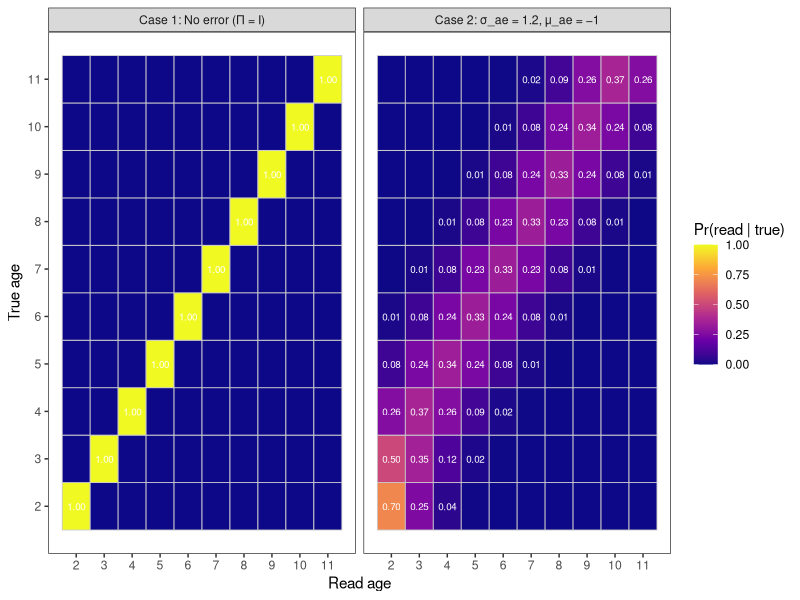
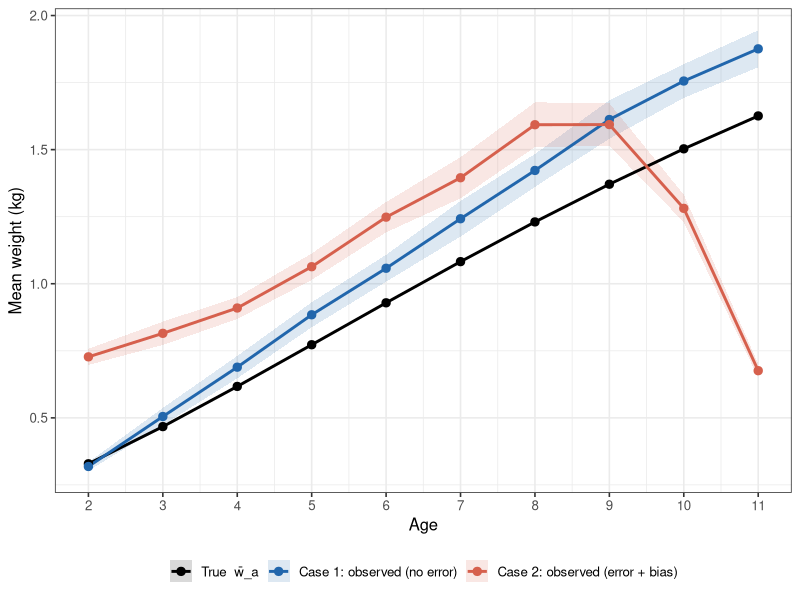
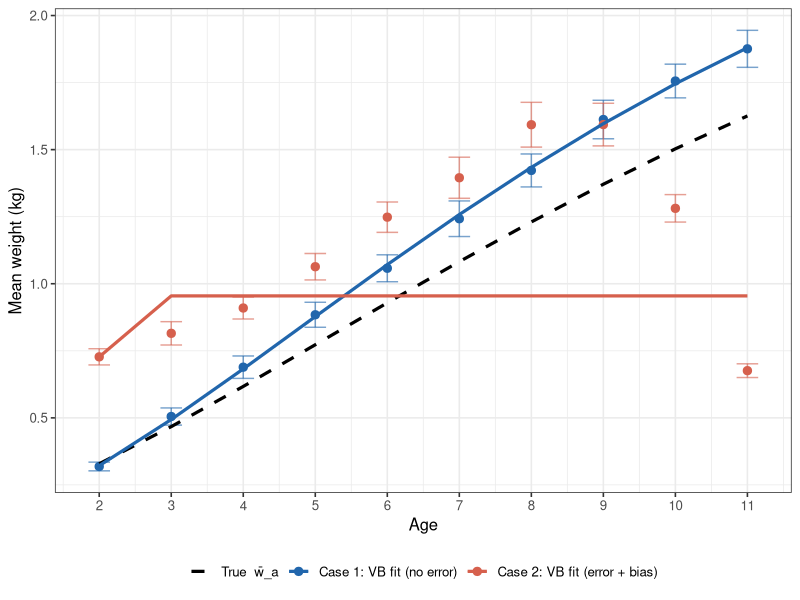
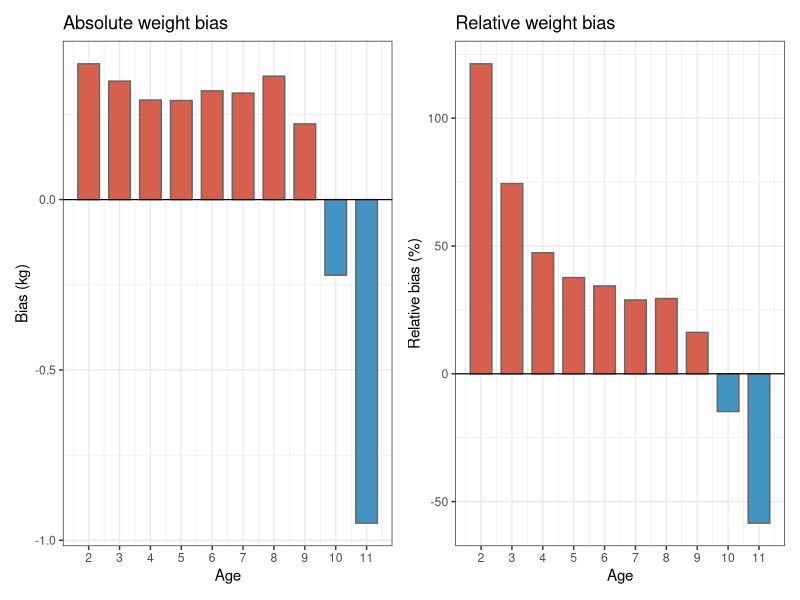
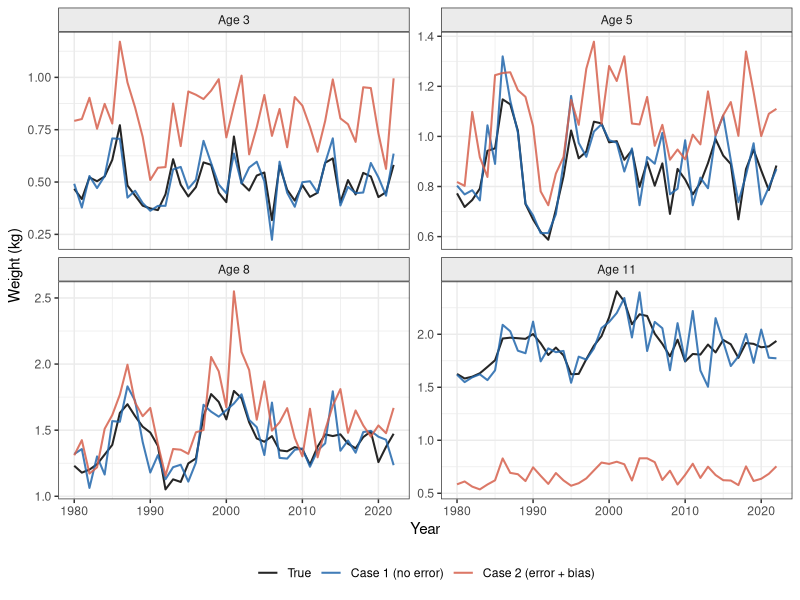

Source code (R) for these figures, in order:
## ---- chunk 1
knitr::opts_chunk$set(collapse = TRUE, comment = "#>")
## ---- chunk 2
#| message: false
#| warning: false
library(ggplot2)
library(patchwork)   # for combining panels; install if needed

# ── Growth parameters (from wt.tpl initialization) ───────────────────────────
L1      <- 27.0          # mean length at youngest age (cm)
L2      <- 46.0          # mean length at oldest age (cm)
K       <- exp(-0.13)    # Brody growth coefficient
alpha   <- exp(-11.0)    # length-weight scalar (gives weights in kg)

# ── Age and year ranges ───────────────────────────────────────────────────────
age_st  <- 2L
age_end <- 11L
ages    <- seq(age_st, age_end)
nages   <- length(ages)

styr    <- 1980L
endyr   <- 2022L
years   <- seq(styr, endyr)
nyrs    <- length(years)

# ── Random-effects standard deviations ───────────────────────────────────────
sigma_coh <- exp(-1.8)   # cohort SD
sigma_yr  <- exp(-0.82)  # year SD

# ── Observation noise (CV ~ 10%) ─────────────────────────────────────────────
obs_cv <- 0.10

# ── Age-reading error parameters (Case 2) ────────────────────────────────────
sigma_ae <- 1.2    # imprecision: ~1.2-year SD in read ages
mu_ae    <- -1.0   # bias: ages systematically underestimated by ~1 year

set.seed(2024)
## ---- chunk 3
# Discrete von Bertalanffy mean length then mean weight
L_bar <- L1 + (L2 - L1) * (1 - K^(ages - age_st)) / (1 - K^(nages - 1))
w_bar <- alpha * L_bar^3          # mean weight at age (kg)
wt_inc <- diff(w_bar)             # Δ_a = w_bar[a+1] - w_bar[a]

names(w_bar)  <- ages
names(wt_inc) <- ages[-nages]
## ---- chunk 4
# Draw random effects (unit normal, same convention as wt.tpl)
coh_eff <- rnorm(nyrs)
yr_eff  <- rnorm(nyrs)

# wt_true[year index, age index]
wt_true <- matrix(NA_real_, nrow = nyrs, ncol = nages,
                  dimnames = list(years, ages))

# First year: mean weights (no random effects to propagate)
wt_true[1, ] <- w_bar

# Subsequent years: cohort effect enters at youngest age;
# year effect scales the growth increment (exact wt.tpl logic)
for (i in seq(2, nyrs)) {
  wt_true[i, 1] <- w_bar[1] *
    exp(0.5 * sigma_coh^2 + sigma_coh * coh_eff[i])
  wt_true[i, -1] <- wt_true[i - 1, -nages] +
    wt_inc * exp(0.5 * sigma_yr^2 + sigma_yr * yr_eff[i])
}
## ---- chunk 5
#' Construct a row-stochastic AREM
#' @param ages  integer vector of modeled ages
#' @param sigma SD of the discrete-normal misclassification kernel
#' @param mu    bias (shift) in read age relative to true age
make_Pi <- function(ages, sigma = 0, mu = 0) {
  A  <- length(ages)
  Pi <- matrix(0, A, A, dimnames = list(true = ages, read = ages))
  for (r in seq_len(A)) {           # row = true age
    a_star <- ages[r]
    log_p  <- -(ages - a_star - mu)^2 / (2 * sigma^2)
    Pi[r, ] <- exp(log_p) / sum(exp(log_p))
  }
  Pi
}

Pi_identity <- diag(nages)                           # Case 1: no error
dimnames(Pi_identity) <- list(ages, ages)
Pi_error    <- make_Pi(ages, sigma = sigma_ae, mu = mu_ae)  # Case 2
## ---- chunk 6
# For each year, apply Pi^T to the true weight vector:
#   w_tilde[a] = sum_{a*} Pi[a*, a] * w_true[a*]  =  (Pi^T %*% w_true)[a]
contaminate <- function(wt_mat, Pi) {
  # wt_mat: [nyrs x nages]; returns same dimension
  t(apply(wt_mat, 1, function(w) as.vector(crossprod(Pi, w))))
}

# Add independent Gaussian observation noise (proportional to true weight)
add_noise <- function(wt_mat, cv) {
  sd_mat <- wt_mat * cv
  wt_mat + matrix(rnorm(length(wt_mat), 0, sd_mat),
                  nrow = nrow(wt_mat))
}

wt_obs_c1 <- add_noise(contaminate(wt_true, Pi_identity), obs_cv)  # Case 1
wt_obs_c2 <- add_noise(contaminate(wt_true, Pi_error),    obs_cv)  # Case 2
## ---- chunk 7
# Objective: fit alpha, L1, L2, K to observed mean-weight-at-age profile
# (ignoring year/cohort effects — this is the "plug-in mean" fit)
vb_weights <- function(pars, ages, age_st, nages) {
  L1_    <- exp(pars[1])
  L2_    <- exp(pars[2])
  K_     <- plogis(pars[3])          # keep K in (0,1)
  alpha_ <- exp(pars[4])
  L_a    <- L1_ + (L2_ - L1_) * (1 - K_^(ages - age_st)) / (1 - K_^(nages - 1))
  alpha_ * L_a^3
}

nll_vb <- function(pars, obs_mean, obs_sd, ages, age_st, nages) {
  pred <- vb_weights(pars, ages, age_st, nages)
  sum(((obs_mean - pred) / obs_sd)^2) / 2
}

# Year-averaged observed weights and their SDs (across years)
mn_c1  <- colMeans(wt_obs_c1, na.rm = TRUE)
mn_c2  <- colMeans(wt_obs_c2, na.rm = TRUE)
sd_c1  <- apply(wt_obs_c1, 2, sd) / sqrt(nyrs)
sd_c2  <- apply(wt_obs_c2, 2, sd) / sqrt(nyrs)

# Starting values on transformed scale
p0 <- c(log(L1), log(L2), qlogis(K), log(alpha))

fit_c1 <- optim(p0, nll_vb, obs_mean = mn_c1, obs_sd = sd_c1,
                ages = ages, age_st = age_st, nages = nages,
                method = "BFGS")
fit_c2 <- optim(p0, nll_vb, obs_mean = mn_c2, obs_sd = sd_c2,
                ages = ages, age_st = age_st, nages = nages,
                method = "BFGS")

pred_true <- w_bar
pred_c1   <- vb_weights(fit_c1$par, ages, age_st, nages)
pred_c2   <- vb_weights(fit_c2$par, ages, age_st, nages)
## ---- chunk 8
#| fig-width: 9
#| fig-height: 4
#| fig-cap: "Age-reading error matrices for the two simulation scenarios. Left: identity matrix (Case 1 — no error). Right: discrete-normal AREM with σ_ae = 1.2 yr and μ_ae = −1 yr (Case 2 — error + bias). Each cell shows the probability that a fish of true age (row) is assigned to read age (column). The off-diagonal mass and leftward shift of the mode are clearly visible."

Pi_to_df <- function(Pi, label) {
  df <- as.data.frame(as.table(Pi))
  colnames(df) <- c("true_age", "read_age", "prob")
  df$true_age <- as.integer(as.character(df$true_age))
  df$read_age <- as.integer(as.character(df$read_age))
  df$scenario <- label
  df
}

df_Pi <- rbind(Pi_to_df(Pi_identity, "Case 1: No error (Π = I)"),
               Pi_to_df(Pi_error,    "Case 2: σ_ae = 1.2, μ_ae = −1"))

ggplot(df_Pi, aes(x = read_age, y = true_age, fill = prob)) +
  geom_tile(colour = "grey80", linewidth = 0.3) +
  geom_text(aes(label = ifelse(prob > 0.005,
                               sprintf("%.2f", prob), "")),
            size = 2.5, colour = "white") +
  scale_fill_viridis_c(option = "plasma", name = "Pr(read | true)",
                       limits = c(0, 1)) +
  scale_x_continuous(breaks = ages) +
  scale_y_continuous(breaks = ages) +
  facet_wrap(~scenario) +
  labs(x = "Read age", y = "True age") +
  theme_bw(base_size = 11) +
  theme(panel.grid = element_blank(),
        legend.position = "right")
## ---- chunk 9
#| fig-width: 8
#| fig-height: 5
#| fig-cap: "Year-averaged weight-at-age. Black line: true mean weight w̄_a. Blue points/line: Case 1 observed means (Pi = I) — recover the truth within sampling noise. Red points/line: Case 2 contaminated means (σ_ae = 1.2, μ_ae = −1) — systematically elevated for younger ages and depressed for the oldest ages, reflecting mixing with heavier older fish and lighter younger fish respectively."

df_prof <- data.frame(
  age    = rep(ages, 3),
  weight = c(pred_true, mn_c1, mn_c2),
  se     = c(rep(0, nages), sd_c1, sd_c2),
  label  = rep(c("True  w̄_a",
                 "Case 1: observed (no error)",
                 "Case 2: observed (error + bias)"),
               each = nages)
)
df_prof$label <- factor(df_prof$label,
                         levels = c("True  w̄_a",
                                    "Case 1: observed (no error)",
                                    "Case 2: observed (error + bias)"))

cols <- c("True  w̄_a"                       = "black",
          "Case 1: observed (no error)"       = "#2166ac",
          "Case 2: observed (error + bias)"   = "#d6604d")

ggplot(df_prof, aes(x = age, y = weight, colour = label, group = label)) +
  geom_ribbon(aes(ymin = weight - 2 * se, ymax = weight + 2 * se,
                  fill = label), alpha = 0.15, colour = NA) +
  geom_line(linewidth = 1) +
  geom_point(size = 2.5) +
  scale_colour_manual(values = cols) +
  scale_fill_manual(values = cols) +
  scale_x_continuous(breaks = ages) +
  labs(x = "Age", y = "Mean weight (kg)",
       colour = NULL, fill = NULL) +
  theme_bw(base_size = 12) +
  theme(legend.position = "bottom")
## ---- chunk 10
#| fig-width: 8
#| fig-height: 5
#| fig-cap: "Naïve von Bertalanffy fits (lines) overlaid on the year-averaged observations (points ± 2 SE). The Case 1 fit closely tracks the true curve. The Case 2 fit is pulled toward the contaminated data, yielding incorrect growth parameter estimates — the curve is too steep at young ages and reaches asymptote too quickly."

df_fit <- data.frame(
  age    = rep(ages, 3),
  weight = c(pred_true, pred_c1, pred_c2),
  label  = rep(c("True  w̄_a",
                 "Case 1: VB fit (no error)",
                 "Case 2: VB fit (error + bias)"),
               each = nages)
)
df_fit$label <- factor(df_fit$label,
                        levels = c("True  w̄_a",
                                   "Case 1: VB fit (no error)",
                                   "Case 2: VB fit (error + bias)"))

df_pts <- data.frame(
  age    = rep(ages, 2),
  weight = c(mn_c1, mn_c2),
  se     = c(sd_c1, sd_c2),
  label  = rep(c("Case 1: VB fit (no error)",
                 "Case 2: VB fit (error + bias)"), each = nages)
)

cols2 <- c("True  w̄_a"                      = "black",
           "Case 1: VB fit (no error)"        = "#2166ac",
           "Case 2: VB fit (error + bias)"    = "#d6604d")

ggplot() +
  geom_errorbar(data = df_pts,
                aes(x = age, ymin = weight - 2 * se, ymax = weight + 2 * se,
                    colour = label), width = 0.3, alpha = 0.6) +
  geom_point(data = df_pts, aes(x = age, y = weight, colour = label),
             size = 2.5) +
  geom_line(data = df_fit,  aes(x = age, y = weight, colour = label,
                                linetype = label), linewidth = 1.1) +
  scale_colour_manual(values = cols2) +
  scale_linetype_manual(values = c("True  w̄_a" = "dashed",
                                   "Case 1: VB fit (no error)"     = "solid",
                                   "Case 2: VB fit (error + bias)" = "solid")) +
  scale_x_continuous(breaks = ages) +
  labs(x = "Age", y = "Mean weight (kg)",
       colour = NULL, linetype = NULL) +
  theme_bw(base_size = 12) +
  theme(legend.position = "bottom")
## ---- chunk 11
#| fig-width: 9
#| fig-height: 4
#| fig-cap: "Absolute bias (left) and relative bias as a percentage (right) introduced by age-reading error and systematic underestimation of age (μ_ae = −1 yr). Bias peaks at intermediate ages where growth increments Δ_a are largest. At the oldest age the mixture effect reverses sign because there are no older fish to draw from — the truncation of the AREM at age 11 pulls old-age weights slightly downward."

bias_abs <- mn_c2 - pred_true
bias_rel <- 100 * bias_abs / pred_true

df_bias <- data.frame(
  age      = ages,
  abs_bias = bias_abs,
  rel_bias = bias_rel
)

p_abs <- ggplot(df_bias, aes(x = age, y = abs_bias,
                              fill = ifelse(abs_bias > 0, "pos", "neg"))) +
  geom_col(width = 0.7, colour = "grey40") +
  geom_hline(yintercept = 0, linewidth = 0.4) +
  scale_fill_manual(values = c(pos = "#d6604d", neg = "#4393c3"),
                    guide = "none") +
  scale_x_continuous(breaks = ages) +
  labs(x = "Age", y = "Bias (kg)",
       title = "Absolute weight bias") +
  theme_bw(base_size = 11)

p_rel <- ggplot(df_bias, aes(x = age, y = rel_bias,
                              fill = ifelse(rel_bias > 0, "pos", "neg"))) +
  geom_col(width = 0.7, colour = "grey40") +
  geom_hline(yintercept = 0, linewidth = 0.4) +
  scale_fill_manual(values = c(pos = "#d6604d", neg = "#4393c3"),
                    guide = "none") +
  scale_x_continuous(breaks = ages) +
  labs(x = "Age", y = "Relative bias (%)",
       title = "Relative weight bias") +
  theme_bw(base_size = 11)

p_abs + p_rel
## ---- chunk 12
#| fig-width: 10
#| fig-height: 6
#| fig-cap: "Annual weight trajectories at four representative ages (3, 5, 8, 11) for the true process (black), Case 1 observations (blue), and Case 2 contaminated observations (red). Case 1 tracks truth within observation noise. Case 2 is persistently biased — the magnitude of the shift matches the static bias shown in Figure 4, demonstrating that age-reading error induces a systematic, year-invariant offset rather than additional random noise."

sel_ages <- c(3, 5, 8, 11)
idx      <- match(sel_ages, ages)

df_traj <- do.call(rbind, lapply(seq_along(sel_ages), function(k) {
  a  <- sel_ages[k]
  ia <- idx[k]
  data.frame(
    year    = rep(years, 3),
    weight  = c(wt_true[, ia], wt_obs_c1[, ia], wt_obs_c2[, ia]),
    label   = rep(c("True", "Case 1 (no error)", "Case 2 (error + bias)"),
                  each = nyrs),
    age_lab = paste0("Age ", a)
  )
}))
df_traj$label   <- factor(df_traj$label,
                            levels = c("True",
                                       "Case 1 (no error)",
                                       "Case 2 (error + bias)"))
df_traj$age_lab <- factor(df_traj$age_lab,
                           levels = paste0("Age ", sel_ages))

cols3 <- c("True"                   = "black",
           "Case 1 (no error)"      = "#2166ac",
           "Case 2 (error + bias)"  = "#d6604d")

ggplot(df_traj, aes(x = year, y = weight,
                     colour = label, group = label)) +
  geom_line(linewidth = 0.7, alpha = 0.85) +
  facet_wrap(~age_lab, scales = "free_y", nrow = 2) +
  scale_colour_manual(values = cols3) +
  labs(x = "Year", y = "Weight (kg)", colour = NULL) +
  theme_bw(base_size = 11) +
  theme(legend.position = "bottom",
        strip.background = element_rect(fill = "grey92"))
## ---- chunk 13
#| tbl-cap: "Recovered von Bertalanffy parameters from naïve fits to year-averaged observations. The Case 2 estimates deviate from the true values, demonstrating that ignoring age-reading error leads to biased growth parameter estimation."

# Extract on natural scale
extract_pars <- function(par) {
  c(L1    = exp(par[1]),
    L2    = exp(par[2]),
    K     = plogis(par[3]),
    alpha = exp(par[4]))
}

tab <- rbind(True    = c(L1 = L1, L2 = L2, K = K, alpha = alpha),
             "Case 1" = extract_pars(fit_c1$par),
             "Case 2" = extract_pars(fit_c2$par))

knitr::kable(round(tab, 5),
             col.names = c("L₁ (cm)", "L₂ (cm)", "K", "α"),
             caption = NULL)
